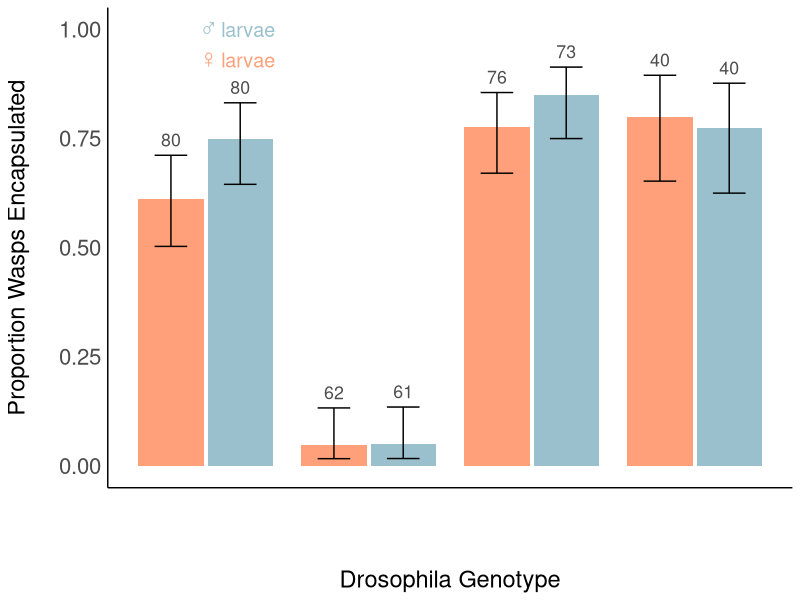

Generate this figure with R: (Note: this script raises an error after producing the figure.)
library(ggplot2)
library(plyr)
library(Hmisc)
library(lme4)
library(multcomp)

setwd(dirname(rstudioapi::getActiveDocumentContext()$path))

data = read.csv('DGRP_Dominance_Results_Combined.csv', header=T, fileEncoding="UTF-8-BOM")
head(data)
data$ID=as.factor(paste(data$Female,'x',data$Male))

### all the different DGRP crosses that were analysed
data$ID=factor(data$ID, levels=c("437 x 437", "892 x 892", "437 x 892","892 x 437", 
                                 "566 x 566", "566 x 892", "892 x 566", 
                                 "589 x 589", "748 x 748", "589 x 748", "748 x 589"))
#remove unparasitised larvae
data = data[which(!data$Resistance_Phenotype=="<NA>"),]

#calculate Resistance as a proportion of resistant larvae per sample
data_summary = ddply(data,.(Cross_Type,ID,Sex),  summarise,
                     Proportion_Resistance = sum(Resistance_Phenotype=='Resistant')/(sum(Resistance_Phenotype=='Resistant')+sum(Resistance_Phenotype=='Susceptible')),
                     Lower_Confidence_Interval_Value = binconf(x=sum(Resistance_Phenotype=='Resistant'), n=(sum(Resistance_Phenotype=='Resistant')+sum(Resistance_Phenotype=='Susceptible')), alpha=0.05, method='wilson')[2],
                     Upper_Confidence_Interval_Value = binconf(x=sum(Resistance_Phenotype=='Resistant'), n=(sum(Resistance_Phenotype=='Resistant')+sum(Resistance_Phenotype=='Susceptible')), alpha=0.05, method='wilson')[3],
                     total=(sum(Resistance_Phenotype=='Resistant')+sum(Resistance_Phenotype=='Susceptible')))




######### To plot data
data2=data_summary[data_summary$ID %in% c("437 x 437", "892 x 892", "437 x 892",  "892 x 437"),]

p1 = ggplot(data2, aes(x=ID, y=Proportion_Resistance,ymin=Lower_Confidence_Interval_Value, ymax=Upper_Confidence_Interval_Value,fill=Sex))+
  geom_bar(stat='identity', 
                    width=0.8,position=position_dodge(width=0.85))+
  geom_errorbar( width=.4,position=position_dodge(width=0.85))+ 
  
  ylim(0,1)+
  guides(fill=FALSE)+
  theme_bw()+
  scale_fill_manual(values=c("Male"="lightblue3","Female"="lightsalmon"))+
  theme(panel.grid = element_blank())+
  theme(panel.border =element_blank())+
  theme(axis.line = element_line(colour="black"))+
    theme(axis.text.x = element_text(angle = 0, hjust = 1))+
  ylab('Proportion Wasps Encapsulated\n')+
  xlab('\n\nDrosophila Genotype')+
  annotate('text', x = 1.2, y = 0.93, label = "\u2640 larvae",colour="lightsalmon",size=5)+
  annotate('text', x = 1.2, y = 1, label = "\u2642 larvae",colour="lightblue3",size=5)+
  geom_text(aes(x=ID,y=Upper_Confidence_Interval_Value+0.035, label=total), size=4.5,colour = "grey30",position=position_dodge(width=0.85))+
  theme(axis.text=element_text(size=16)) +
  theme(axis.title = element_text(size = 17))  + 
  theme(axis.text.x = element_text(colour ="white")) +
  theme(axis.ticks = element_blank())
  


#use this to embed male and female symbols in pdf. Think only works on mac (?)
p1
quartz.save(type = "pdf", file="autosomal_dominant.pdf",height=5,width=3.6)



#cartoon of chromosomes

space=0.2
s=0.28

ax=c(1,2+s,4,5+s,7,8+s,10,11+s)
Fem_ax=ax[c(1,3,5,7)]

x=c(4,4,4,
    8,8,8,
    4,8,4,
    4,8,8)
aut=c(4,4,4,4,
      8,8,8,8,
      4,8,4,8,
      4,8,4,8)


pdf(file='chromosome cartoon2.pdf',height=4,width=7.3)
par(bg = "white") 
plot(NULL, xlim=c(0,13), ylim=c(-1,3), ylab="y label", xlab="x lablel")


#X chromsomes
ax2=sort(c(ax,Fem_ax+space))
for (i in 1:length(ax2)){
  colour=ifelse(x[i]==4,"red","blue")
  lines(x=c(ax2[i],ax2[i]),y=c(2,2.5),col=colour,lwd=5)
}
#2 chromsomes
ax2=sort(c(ax,ax+space))
for (i in 1:length(ax2)){
  colour=ifelse(aut[i]==4,"red","blue")
  lines(x=c(ax2[i],ax2[i]),y=c(1,1.7),col=colour,lwd=5)
}
#3 chromsomes
ax2=sort(c(ax,ax+space))
for (i in 1:length(ax2)){
  colour=ifelse(aut[i]==4,"red","blue")
  lines(x=c(ax2[i],ax2[i]),y=c(0,0.7),col=colour,lwd=5)
}



text(0,2.3,'X',cex=3)
text(0,1.32,'2',cex=3)
text(0,0.35,'3',cex=3)
text(12.7,2,'437',col='red',cex=2.5)
text(12.7,0.5,'892',col='blue',cex=2.5)

dev.off()
### Stats to test effect of cross on encapsulation
data_comb1 <- data[data$ID %in% c("437 x 437", "892 x 892", "437 x 892", "892 x 437"),]
data_comb1 <- droplevels(data_comb1)
data_comb1$Replica_ID = paste(data_comb1$Replica,data_comb1$Dissection_Date, sep=',' )
glmer_model_comb<-glmer(data=data_comb1, as.factor(Resistance_Phenotype)~ID+Sex+(1|Replica_ID)+(1|Dissection_Date),family="binomial")
summary(glmer_model_comb)
#dissection date explains no variance- remove from model
glmer_model_comb1<-glmer(data=data_comb1, as.factor(Resistance_Phenotype)~ID+Sex+(1|Replica_ID),family="binomial")

glmer_model_comb1_2 <-glmer(data=data_comb1, as.factor(Resistance_Phenotype)~ID+(1|Replica_ID),family="binomial")

anova(glmer_model_comb1,glmer_model_comb1_2)

summary(glmer_model_comb1)
summary(glht(glmer_model_comb1, linfct = mcp(ID = "Tukey")), test = adjusted("holm"))
